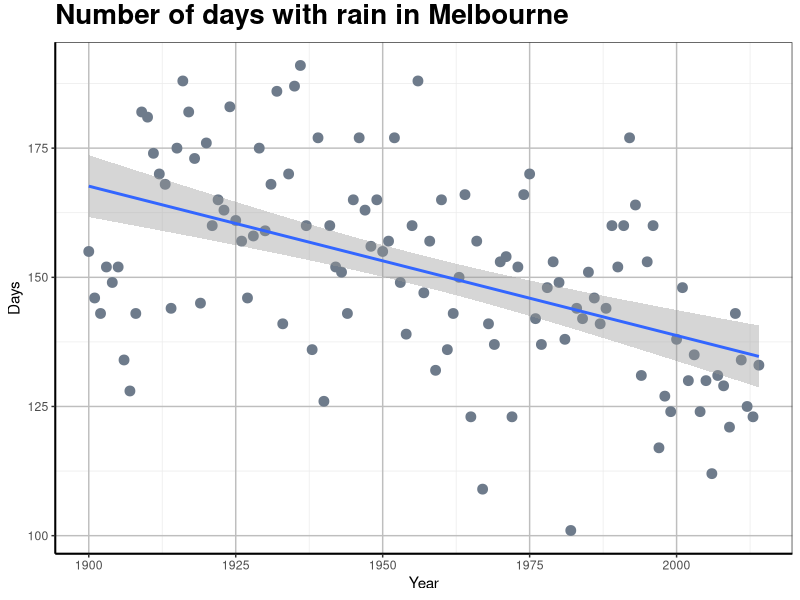
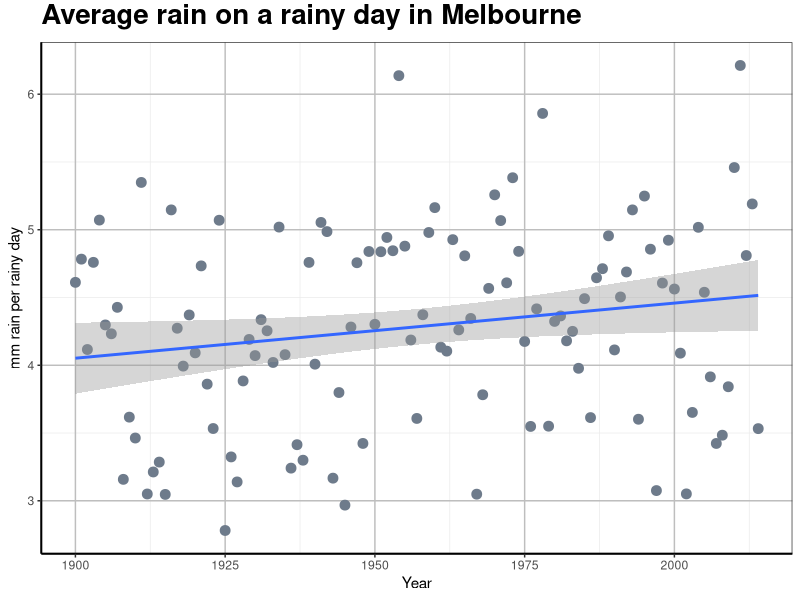

Write R code to recreate these figures, in order.
library(ggplot2)
library(dplyr)
data1<-read.csv("data/melbourne.csv", header = TRUE)

rain <- select(data1, everything())%>%
        filter(Year %in% 1900:2014)%>%
        group_by(Year)%>%
        filter(Rain>0)%>%
        summarise(Days =n())

rain2 <- select(data1, everything())%>%
        filter(Year %in% 1900:2014)%>%
        group_by(Year)%>%
        filter(Rain>0)%>%
        summarise(Amt = mean(Rain))


        

plot <- ggplot(rain, aes(Year,Days)) + 
        geom_point(size = 3, colour = "lightsteelblue4") + 
        geom_smooth(method = lm) + 
        #ylim(150,300) +
        theme_bw()

plot <- plot +  labs(title="Number of days with rain in Melbourne") +
        theme(plot.title = element_text(size=20, face="bold", vjust=1.5, lineheight=1.2))


plot <- plot + theme(panel.grid.major = element_line(size = 0.5, color = "grey"), axis.line = element_line(size = 0.7, color = "black"))    
plot

plot <- ggplot(rain2, aes(Year,Amt)) + 
        geom_point(size = 3, colour = "lightsteelblue4") + 
        geom_smooth(method = lm) + 
        #ylim(150,300) +
        theme_bw()

plot <- plot +  labs(y= "mm rain per rainy day", title="Average rain on a rainy day in Melbourne") +
        theme(plot.title = element_text(size=20, face="bold", vjust=1.5, lineheight=1.2))


plot <- plot + theme(panel.grid.major = element_line(size = 0.5, color = "grey"), axis.line = element_line(size = 0.7, color = "black"))    
plot